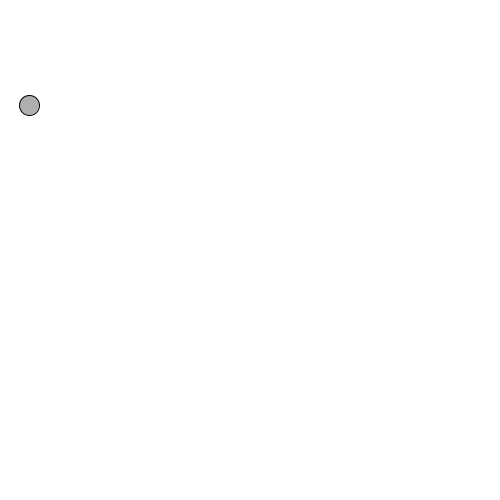
Frame 1 (no input)
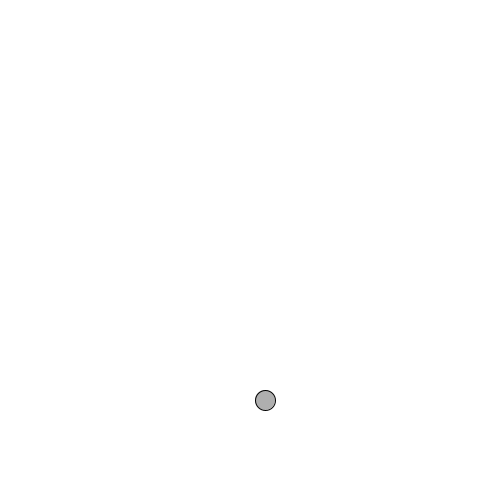
Frame 60 (the mouse pressed at the canvas centre just before this capture)
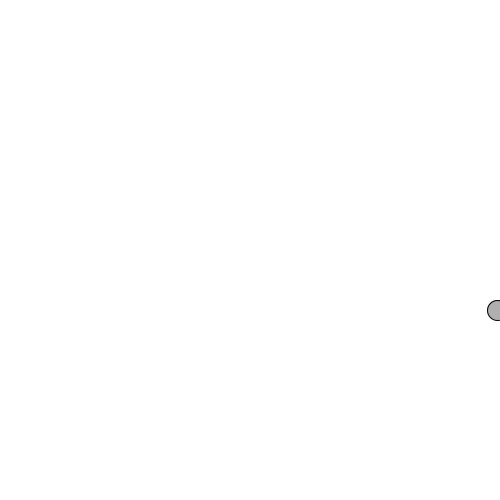
Frame 120 (the mouse held since frame 60 and released just before this capture)

The Processing sketch that drew these frames (run headless with seeded random() and noise(); from frame 60 on, the mouse is pressed at the canvas centre):

// Processing sketch: redZone
// ── redZone.pde
int posX = 25;
int posY = 100;
int directionX = 4;
int directionY= 5;

void setup()
{
  size(500, 500);
  stroke(0);
  fill(175);
}

void draw()
{
  background(255);
  posX = posX + directionX;
  posY = posY + directionY; 

  if (( posX > width) || (posX < 0))
  {
    directionX = directionX * -1;
  }
  if ((posY > height) || (posY < 0))
  {
    directionY = directionY * -1;
  }

  ellipse(posX, posY, 20, 20);
}
